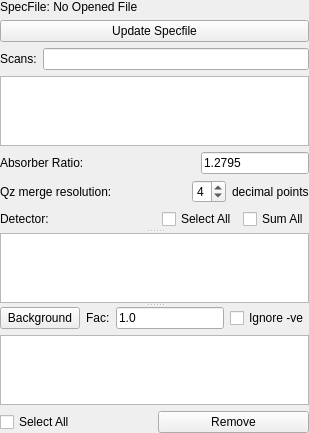
      <widget class="QSplitter" name="splitter">
       <property name="orientation">
        <enum>Qt::Vertical</enum>
       </property>
       <widget class="QWidget" name="layoutWidget">
        <layout class="QVBoxLayout" name="verticalLayout_2">
         <item>
          <layout class="QVBoxLayout" name="verticalLayout_14">
           <item>
            <widget class="QLabel" name="specFileLabel">
             <property name="text">
              <string>SpecFile: No Opened File</string>
             </property>
            </widget>
           </item>
           <item>
            <widget class="QPushButton" name="speUpSpeFilePushButton">
             <property name="enabled">
              <bool>true</bool>
             </property>
             <property name="text">
              <string>Update Specfile</string>
             </property>
            </widget>
           </item>
           <item>
            <layout class="QHBoxLayout" name="horizontalLayout_3">
             <item>
              <widget class="QLabel" name="scansLabel">
               <property name="sizePolicy">
                <sizepolicy hsizetype="Preferred" vsizetype="Minimum">
                 <horstretch>0</horstretch>
                 <verstretch>0</verstretch>
                </sizepolicy>
               </property>
               <property name="text">
                <string>Scans:</string>
               </property>
              </widget>
             </item>
             <item>
              <widget class="QLineEdit" name="scansLineEdit"/>
             </item>
            </layout>
           </item>
           <item>
            <widget class="QListWidget" name="scanListWidget">
             <property name="sizePolicy">
              <sizepolicy hsizetype="Preferred" vsizetype="Expanding">
               <horstretch>0</horstretch>
               <verstretch>0</verstretch>
              </sizepolicy>
             </property>
             <property name="toolTip">
              <string>Spec Scans</string>
             </property>
             <property name="selectionMode">
              <enum>QAbstractItemView::ExtendedSelection</enum>
             </property>
             <property name="movement">
              <enum>QListView::Static</enum>
             </property>
             <property name="selectionRectVisible">
              <bool>false</bool>
             </property>
            </widget>
           </item>
          </layout>
         </item>
         <item>
          <layout class="QHBoxLayout" name="horizontalLayout_26">
           <item>
            <widget class="QLabel" name="label_9">
             <property name="sizePolicy">
              <sizepolicy hsizetype="Fixed" vsizetype="Fixed">
               <horstretch>0</horstretch>
               <verstretch>0</verstretch>
              </sizepolicy>
             </property>
             <property name="text">
              <string>Absorber Ratio:</string>
             </property>
            </widget>
           </item>
           <item>
            <spacer name="horizontalSpacer_32">
             <property name="orientation">
              <enum>Qt::Horizontal</enum>
             </property>
             <property name="sizeHint" stdset="0">
              <size>
               <width>40</width>
               <height>20</height>
              </size>
             </property>
            </spacer>
           </item>
           <item>
            <widget class="QLineEdit" name="AbsFacLineEdit">
             <property name="sizePolicy">
              <sizepolicy hsizetype="Fixed" vsizetype="Fixed">
               <horstretch>0</horstretch>
               <verstretch>0</verstretch>
              </sizepolicy>
             </property>
             <property name="text">
              <string>1.2795</string>
             </property>
            </widget>
           </item>
          </layout>
         </item>
         <item>
          <layout class="QHBoxLayout" name="horizontalLayout_51">
           <item>
            <widget class="QLabel" name="label_32">
             <property name="text">
              <string>Qz merge resolution:</string>
             </property>
            </widget>
           </item>
           <item>
            <spacer name="horizontalSpacer_48">
             <property name="orientation">
              <enum>Qt::Horizontal</enum>
             </property>
             <property name="sizeHint" stdset="0">
              <size>
               <width>40</width>
               <height>20</height>
              </size>
             </property>
            </spacer>
           </item>
           <item>
            <widget class="QSpinBox" name="qzResSpinBox">
             <property name="minimum">
              <number>1</number>
             </property>
             <property name="maximum">
              <number>6</number>
             </property>
             <property name="value">
              <number>4</number>
             </property>
            </widget>
           </item>
           <item>
            <widget class="QLabel" name="label_33">
             <property name="text">
              <string>decimal points</string>
             </property>
            </widget>
           </item>
          </layout>
         </item>
         <item>
          <layout class="QHBoxLayout" name="horizontalLayout_2">
           <item>
            <widget class="QLabel" name="imagesLabel">
             <property name="text">
              <string>Detector:</string>
             </property>
            </widget>
           </item>
           <item>
            <spacer name="horizontalSpacer">
             <property name="orientation">
              <enum>Qt::Horizontal</enum>
             </property>
             <property name="sizeHint" stdset="0">
              <size>
               <width>40</width>
               <height>20</height>
              </size>
             </property>
            </spacer>
           </item>
           <item>
            <widget class="QCheckBox" name="imageSelectAllCheckBox">
             <property name="text">
              <string>Select All</string>
             </property>
            </widget>
           </item>
           <item>
            <widget class="QCheckBox" name="gixSumCheckBox">
             <property name="sizePolicy">
              <sizepolicy hsizetype="Fixed" vsizetype="Fixed">
               <horstretch>0</horstretch>
               <verstretch>0</verstretch>
              </sizepolicy>
             </property>
             <property name="text">
              <string>Sum All</string>
             </property>
            </widget>
           </item>
          </layout>
         </item>
        </layout>
       </widget>
       <widget class="QListWidget" name="imageListWidget">
        <property name="sizePolicy">
         <sizepolicy hsizetype="Preferred" vsizetype="Expanding">
          <horstretch>0</horstretch>
          <verstretch>0</verstretch>
         </sizepolicy>
        </property>
        <property name="selectionMode">
         <enum>QAbstractItemView::ExtendedSelection</enum>
        </property>
       </widget>
       <widget class="QWidget" name="layoutWidget">
        <layout class="QVBoxLayout" name="verticalLayout">
         <item>
          <layout class="QHBoxLayout" name="horizontalLayout_25">
           <item>
            <widget class="QPushButton" name="backgroundPushButton">
             <property name="text">
              <string>Background</string>
             </property>
             <property name="icon">
              <iconset>
               <normaloff>../../.designer/backup/arrow.png</normaloff>../../.designer/backup/arrow.png</iconset>
             </property>
            </widget>
           </item>
           <item>
            <widget class="QLabel" name="label_15">
             <property name="text">
              <string>Fac:</string>
             </property>
            </widget>
           </item>
           <item>
            <widget class="QLineEdit" name="bgFacLineEdit">
             <property name="text">
              <string>1.0</string>
             </property>
            </widget>
           </item>
           <item>
            <widget class="QCheckBox" name="bgIgnoreNegCheckBox">
             <property name="text">
              <string>Ignore -ve</string>
             </property>
            </widget>
           </item>
          </layout>
         </item>
         <item>
          <widget class="QListWidget" name="backgroundListWidget">
           <property name="selectionMode">
            <enum>QAbstractItemView::MultiSelection</enum>
           </property>
          </widget>
         </item>
         <item>
          <layout class="QHBoxLayout" name="horizontalLayout_24">
           <item>
            <widget class="QCheckBox" name="bgSelectAllCheckBox">
             <property name="text">
              <string>Select All</string>
             </property>
            </widget>
           </item>
           <item>
            <widget class="QPushButton" name="removePushButton">
             <property name="text">
              <string>Remove</string>
             </property>
            </widget>
           </item>
          </layout>
         </item>
        </layout>
       </widget>
      </widget>
